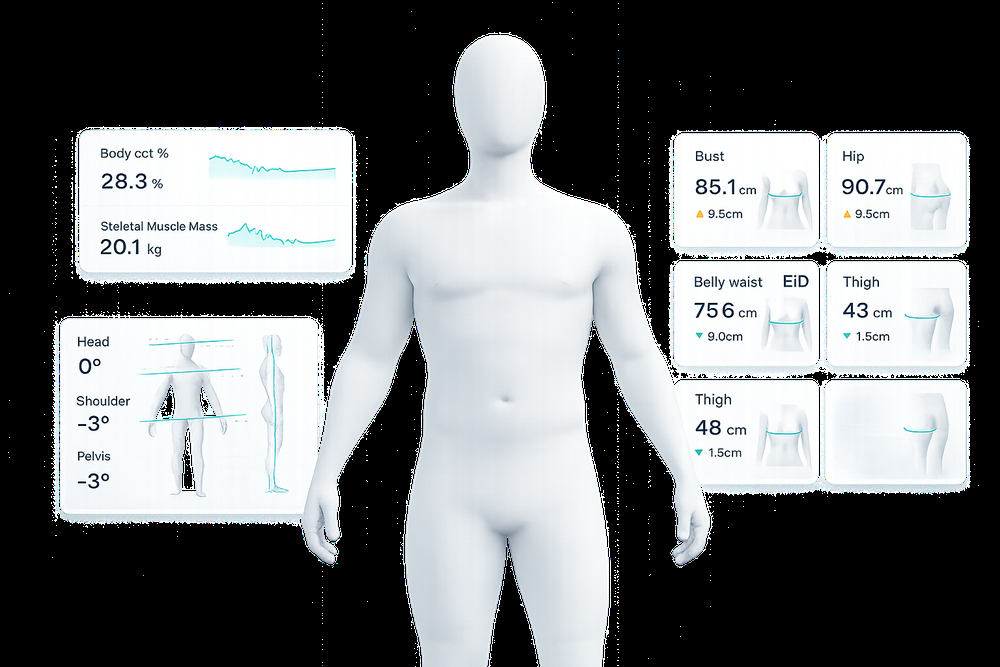
#> input picture public/homepage_image.png, 1000 x 667 px, shrunk from 1536 x 1024 before the run
$ python -i post_processing_corrections.py   (imports and definitions only)
#> lines starting #> are read from the running program, lines starting #| are printed output that depends on the picture; after the words box and inside, x2 and y2 are one past the last pixel; in counts of white or black regions, pixels touching at a corner belong together
"""
Post-processing measurement corrections using rembg silhouettes.

This module is COMPLETELY SEPARATE from the main HMR extraction pipeline.
It applies corrections AFTER measurements are extracted and calibrated.

Approach:
1. Use rembg to extract front silhouette (background removal)
2. Use rembg to extract side silhouette (background removal)
3. Project SMPL mesh to 2D using camera params
4. Compare silhouette widths with mesh projection widths at chest/waist/hip
5. Apply correction factors to calibrated measurements

Usage in hmr_subprocess.py (AFTER calibration):
    from api.services.post_processing_corrections import apply_silhouette_corrections
    measurements = apply_silhouette_corrections(
        measurements, front_image, side_image,
        smpl_params, height_cm, gender, vertex_map
    )
"""

import numpy as np
import logging
from typing import Dict, Optional, Tuple

logger = logging.getLogger(__name__)


# [86 lines left out: function apply_silhouette_corrections, not called in this run]


def _extract_silhouette(image: np.ndarray) -> Optional[np.ndarray]:
    """
    Extract binary silhouette from photo using OpenCV GrabCut.
    Returns True/False mask for each pixel.
    """
    try:
        import cv2

        # Ensure uint8 and BGR 3-channel format for GrabCut
        img = image.copy()

        # Convert float [0,1] to uint8 [0,255]
        if img.dtype != np.uint8:
            if img.max() <= 1.0:
                img = (img * 255).astype(np.uint8)
            else:
                img = img.astype(np.uint8)

        # Ensure 3-channel (remove alpha if present)
        if len(img.shape) == 2:
            img = cv2.cvtColor(img, cv2.COLOR_GRAY2BGR)
        elif img.shape[2] == 4:
            img = cv2.cvtColor(img, cv2.COLOR_BGRA2BGR)
        elif img.shape[2] == 1:
            img = cv2.cvtColor(img, cv2.COLOR_GRAY2BGR)

        # PIL opens as RGB, convert to BGR for OpenCV
        img = cv2.cvtColor(img, cv2.COLOR_RGB2BGR)

        h, w = img.shape[:2]

        # Use GrabCut with image bounds as initial rect
        gc_mask = np.zeros((h, w), np.uint8)
        bgd_model = np.zeros((1, 65), np.float64)
        fgd_model = np.zeros((1, 65), np.float64)
        rect = (int(w * 0.05), int(h * 0.05), int(w * 0.9), int(h * 0.9))

        cv2.grabCut(img, gc_mask, rect, bgd_model, fgd_model,
                    5, cv2.GC_INIT_WITH_RECT)

        mask = (gc_mask == cv2.GC_FGD) | (gc_mask == cv2.GC_PR_FGD)

        # Fallback: if GrabCut found very little foreground, use threshold
        if np.sum(mask) < 1000:
            gray = cv2.cvtColor(img, cv2.COLOR_BGR2GRAY)
            _, mask = cv2.threshold(gray, 30, 255, cv2.THRESH_BINARY)
            mask = mask > 0

        return mask

    except Exception as e:
        logger.warning(f"GrabCut silhouette extraction failed: {e}")
        return None


# [61 lines left out: functions _project_mesh_to_2d, _compute_width_corrections, not called in this run]

>>> import cv2
>>> picture = cv2.imread('../../public/homepage_image.png')
#> picture is the input picture: shape (667, 1000, 3); mean B, G, R 118.4, 117, 114.5
>>> result = _extract_silhouette(picture)
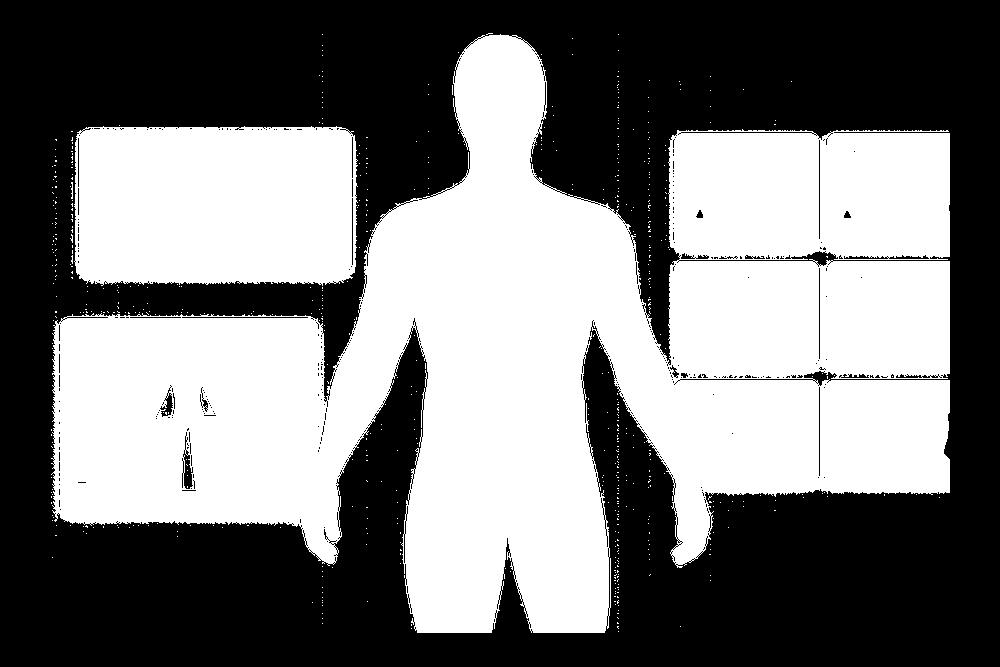
#> result: shape (667, 1000) bool; 47.4% white; 605 white regions (602 under 20 px), largest, box (x1, y1, x2, y2) and area: (51, 34, 950, 633) 272013, (74, 126, 358, 286) 43251, (71, 182, 73, 199) 24
